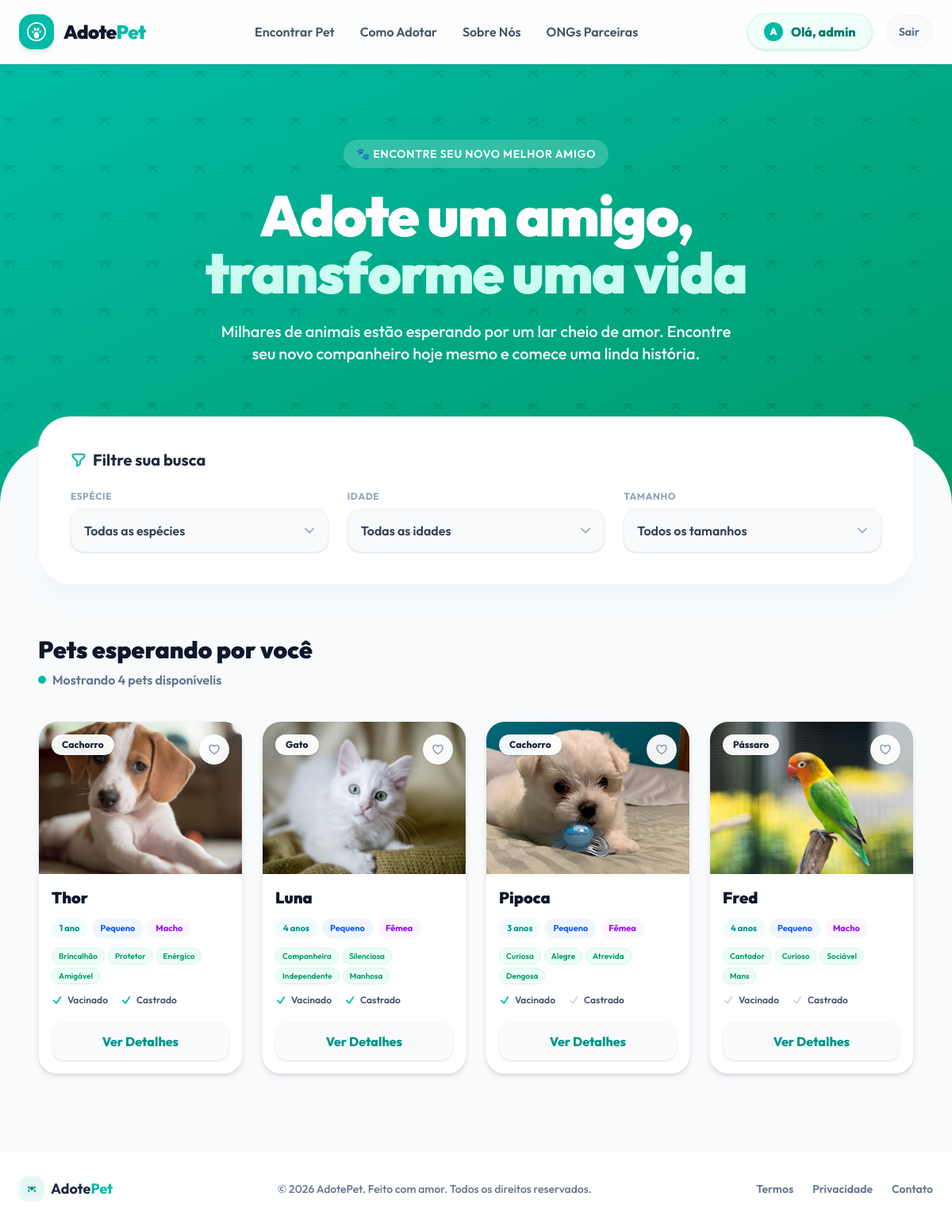
The app's page / (signed in) with its own data.
### adocoes/models.py (models this page shows, shortened)
class Animal(models.Model):
    TAMANHO_CHOICES = [
        ('Pequeno', 'Pequeno'),
        ('Médio', 'Médio'),
        ('Grande', 'Grande'),
    ]
    SEXO_CHOICES = [
        ('Macho', 'Macho'),
        ('Fêmea', 'Fêmea'),
    ]
    ESPECIE_CHOICES = [
        ('Cachorro', 'Cachorro'),
        ('Gato', 'Gato'),
        ('Pássaro', 'Pássaro'),
        ('Outros', 'Outros'),
    ]
    IDADE_CATEGORIA_CHOICES = [
        ('Filhote', 'Filhote'),
        ('Jovem', 'Jovem'),
        ('Adulto', 'Adulto'),
        ('Sênior', 'Sênior'),
    ]
    nome = models.CharField(max_length=100, verbose_name="Nome")
    especie = models.CharField(max_length=20, choices=ESPECIE_CHOICES, default='Cachorro', verbose_name="Espécie")
    foto = models.ImageField(upload_to='animais/', verbose_name="Foto")
    idade = models.PositiveIntegerField(verbose_name="Idade")
    idade_categoria = models.CharField(max_length=20, choices=IDADE_CATEGORIA_CHOICES, default='Adulto', verbose_name="Categoria de Idade")
    tamanho = models.CharField(max_length=10, choices=TAMANHO_CHOICES, verbose_name="Tamanho")
    sexo = models.CharField(max_length=10, choices=SEXO_CHOICES, verbose_name="Sexo")
    caracteristicas = models.TextField(verbose_name="Características", help_text="Ex: Carinhoso, Brincalhão, Obediente")
    descricao = models.TextField(verbose_name="Descrição")
    vacinado = models.BooleanField(default=False, verbose_name="Vacinado")
    castrado = models.BooleanField(default=False, verbose_name="Castrado")
    def caracteristicas_list(self):
        if self.caracteristicas:
            return [c.strip() for c in self.caracteristicas.split(',') if c.strip()]
        return []
    class Meta:
        verbose_name = "Animal"
        verbose_name_plural = "Animais"

### adocoes/views.py (the view)
# urls.py: path('', views.home, name='home'),
def home(request):
    animais = Animal.objects.all()
    especie = request.GET.get('especie')
    idade_categoria = request.GET.get('idade_categoria')
    tamanho = request.GET.get('tamanho')
    if especie and especie != 'Todos':
        animais = animais.filter(especie__iexact=especie)
    if idade_categoria and idade_categoria != 'Todos':
        animais = animais.filter(idade_categoria__iexact=idade_categoria)
    if tamanho and tamanho != 'Todos':
        animais = animais.filter(tamanho__iexact=tamanho)
    favoritos = []
    if request.user.is_authenticated:
        favoritos = list(request.user.meus_interesses.values_list('animal_id', flat=True))
    context = {
        'animais': animais,
        'selected_especie': especie or 'Todos',
        'selected_idade': idade_categoria or 'Todos',
        'selected_tamanho': tamanho or 'Todos',
        'favoritos': favoritos,
    }
    return render(request, 'home.html', context)

### adocoes/templates/home.html (shortened to what this page needs)
{% extends 'base.html' %}
{% block content %}
<section class="bg-gradient-to-br from-teal-500 to-emerald-600 text-white pt-24 pb-40 px-6 md:px-12 text-center relative overflow-hidden">
    <div class="absolute inset-0 opacity-10 pointer-events-none">
    </div>
    <div class="max-w-4xl mx-auto relative z-10">
        <span class="inline-flex items-center gap-2 px-4 py-2 rounded-full bg-white/20 backdrop-blur-md text-sm font-semibold tracking-wider uppercase mb-6">
            🐾 Encontre seu novo melhor amigo
        </span>
        <h1 class="text-5xl md:text-7xl font-black tracking-tight leading-none mb-6">
            Adote um amigo,<br><span class="text-teal-100">transforme uma vida</span>
        </h1>
        <p class="text-lg md:text-xl text-teal-50 max-w-2xl mx-auto mb-8 font-medium">
            Milhares de animais estão esperando por um lar cheio de amor.
            Encontre seu novo companheiro hoje mesmo e comece uma linda história.
        </p>
    </div>
</section>
<section class="relative z-20 bg-[#F8FAFC] rounded-t-[3.5rem] md:rounded-t-[5rem] -mt-24 pt-16 pb-24 px-4 md:px-12 border-t border-slate-100/50">
    <div class="max-w-7xl mx-auto">
        <div class="bg-white p-6 md:p-10 rounded-[2.5rem] shadow-xl shadow-slate-100 border border-slate-100/80 -mt-24 relative z-30 mb-16">
            <h2 class="text-xl font-bold text-slate-800 mb-6 flex items-center gap-2">
                <span>Filtre sua busca</span>
            </h2>
            <form id="filter-form" method="GET" action="{% url 'home' %}" class="grid grid-cols-1 md:grid-cols-3 gap-6">
                <div class="relative">
                    <label class="block text-xs font-bold text-slate-400 uppercase tracking-wider mb-2">Espécie</label>
                    <div class="relative">
                        <select name="especie" class="w-full appearance-none bg-slate-50 border border-slate-100 text-slate-700 px-4 py-3.5 rounded-2xl focus:ring-2 focus:ring-teal-500 focus:bg-white transition-all outline-none cursor-pointer font-semibold shadow-sm">
                            <option value="Todos" {% if selected_especie == 'Todos' %}selected{% endif %}>Todas as espécies</option>
                        </select>
                        <div class="absolute right-4 top-1/2 -translate-y-1/2 pointer-events-none text-slate-400">
                        </div>
                    </div>
                </div>
                <div class="relative">
                    <label class="block text-xs font-bold text-slate-400 uppercase tracking-wider mb-2">Idade</label>
                    <div class="relative">
                        <select name="idade_categoria" class="w-full appearance-none bg-slate-50 border border-slate-100 text-slate-700 px-4 py-3.5 rounded-2xl focus:ring-2 focus:ring-teal-500 focus:bg-white transition-all outline-none cursor-pointer font-semibold shadow-sm">
                            <option value="Todos" {% if selected_idade == 'Todos' %}selected{% endif %}>Todas as idades</option>
                        </select>
                        <div class="absolute right-4 top-1/2 -translate-y-1/2 pointer-events-none text-slate-400">
                        </div>
                    </div>
                </div>
                <div class="relative">
                    <label class="block text-xs font-bold text-slate-400 uppercase tracking-wider mb-2">Tamanho</label>
                    <div class="relative">
                        <select name="tamanho" class="w-full appearance-none bg-slate-50 border border-slate-100 text-slate-700 px-4 py-3.5 rounded-2xl focus:ring-2 focus:ring-teal-500 focus:bg-white transition-all outline-none cursor-pointer font-semibold shadow-sm">
                            <option value="Todos" {% if selected_tamanho == 'Todos' %}selected{% endif %}>Todos os tamanhos</option>
                        </select>
                        <div class="absolute right-4 top-1/2 -translate-y-1/2 pointer-events-none text-slate-400">
                        </div>
                    </div>
                </div>
            </form>
        </div>
        <div class="flex flex-col md:flex-row md:items-end justify-between mb-10 gap-4">
            <div>
                <h3 class="text-3xl font-black text-slate-900 mb-2">Pets esperando por você</h3>
                <p class="text-slate-500 font-semibold flex items-center gap-2">
                    <span class="inline-block w-2.5 h-2.5 bg-teal-500 rounded-full animate-pulse"></span>
                    <span>Mostrando {{ animais.count }} pet{{ animais.count|pluralize:"s" }} disponível{{ animais.count|pluralize:"is" }}</span>
                </p>
            </div>
        </div>
        <div id="animals-grid">
            {% if animais %}
                <div class="grid grid-cols-1 sm:grid-cols-2 md:grid-cols-3 lg:grid-cols-4 gap-6">
                {% for animal in animais %}
                    <div class="bg-white rounded-3xl overflow-hidden shadow-md hover:shadow-xl hover:-translate-y-1 transition-all duration-300 border border-slate-100 flex flex-col group">
                        <div class="relative h-48 overflow-hidden bg-slate-100">
                            {% if animal.foto %}
                                <img src="{{ animal.foto.url }}" alt="{{ animal.nome }}" class="w-full h-full object-cover group-hover:scale-105 transition-transform duration-500">
                            {% else %}
                                <div class="w-full h-full flex items-center justify-center text-slate-400 font-bold bg-slate-200">
                                    Sem Foto
                                </div>
                            {% endif %}
                            <div class="absolute top-4 left-4 bg-white/95 backdrop-blur-sm px-3 py-1 rounded-full text-xs font-extrabold text-slate-800 shadow-sm border border-slate-100/50">
                                {{ animal.especie }}
                            </div>
                            <button class="absolute top-4 right-4 {% if animal.id in favoritos %}bg-teal-500 text-white{% else %}bg-white/95 text-slate-400{% endif %} backdrop-blur-sm p-2.5 rounded-full hover:scale-110 transition-all shadow-sm border border-slate-100/50 btn-favoritar" data-id="{{ animal.id }}">
                                <svg xmlns="http://www.w3.org/2000/svg" fill="{% if animal.id in favoritos %}currentColor{% else %}none{% endif %}" viewBox="0 0 24 24" stroke-width="2.5" stroke="currentColor" class="w-4 h-4">
                                    <path stroke-linecap="round" stroke-linejoin="round" d="M21 8.25c0-2.485-2.099-4.5-4.688-4.5-1.935 0-3.597 1.126-4.312 2.733-.715-1.607-2.377-2.733-4.313-2.733C5.1 3.75 3 5.765 3 8.25c0 7.22 9 12 9 12s9-4.78 9-12Z" />
                                </svg>
                            </button>
                        </div>
                        <div class="p-4 flex flex-col flex-grow space-y-3">
                            <h4 class="text-xl font-black text-slate-900 group-hover:text-teal-600 transition-colors">
                                {{ animal.nome }}
                            </h4>
                            <div class="flex flex-wrap gap-1.5">
                                <span class="px-2.5 py-1 text-[11px] font-bold rounded-xl bg-teal-50 text-teal-600">{{ animal.idade }} ano{{ animal.idade|pluralize }}</span>
                                <span class="px-2.5 py-1 text-[11px] font-bold rounded-xl bg-blue-50 text-blue-600">{{ animal.tamanho }}</span>
                                <span class="px-2.5 py-1 text-[11px] font-bold rounded-xl bg-purple-50 text-purple-600">{{ animal.sexo }}</span>
                            </div>
                            {% if animal.caracteristicas_list %}
                                <div class="flex flex-wrap gap-1">
                                    {% for caracteristica in animal.caracteristicas_list %}
                                        <span class="px-2 py-0.5 text-[10px] font-semibold rounded-full bg-emerald-50 text-emerald-600 border border-emerald-100">
                                            {{ caracteristica }}
                                        </span>
                                    {% endfor %}
                                </div>
                            {% endif %}
                            <div class="flex gap-4 text-xs font-semibold text-slate-600">
                                <div class="flex items-center gap-1.5">
                                    <svg xmlns="http://www.w3.org/2000/svg" fill="none" viewBox="0 0 24 24" stroke-width="3" stroke="currentColor" class="w-3.5 h-3.5 {% if animal.vacinado %}text-teal-500{% else %}text-slate-300{% endif %}">
                                        <path stroke-linecap="round" stroke-linejoin="round" d="m4.5 12.75 6 6 9-13.5" />
                                    </svg>
                                    <span>Vacinado</span>
                                </div>
                                <div class="flex items-center gap-1.5">
                                    <svg xmlns="http://www.w3.org/2000/svg" fill="none" viewBox="0 0 24 24" stroke-width="3" stroke="currentColor" class="w-3.5 h-3.5 {% if animal.castrado %}text-teal-500{% else %}text-slate-300{% endif %}">
                                        <path stroke-linecap="round" stroke-linejoin="round" d="m4.5 12.75 6 6 9-13.5" />
                                    </svg>
                                    <span>Castrado</span>
                                </div>
                            </div>
                            <div class="mt-auto pt-2">
                                <a href="{% url 'detalhe' animal.id %}" class="block text-center w-full py-3 bg-slate-50 hover:bg-teal-500 hover:text-white text-teal-600 font-extrabold rounded-2xl transition-all shadow-sm hover:shadow-md hover:shadow-teal-100">
                                    Ver Detalhes
                                </a>
                            </div>
                        </div>
                    </div>
                {% endfor %}
                </div>
            </div>
        {% endif %}
        </div>
</section>
{% endblock %}

### adocoes/templates/base.html (shortened to what this page needs)
<!DOCTYPE html>
<html lang="pt-br">
<head>
    <script src="https://cdn.jsdelivr.net/npm/@tailwindcss/browser@4"></script>
</head>
<body class="bg-[#F8FAFC] text-slate-800 min-h-screen flex flex-col pt-20">
    <nav class="fixed top-0 left-0 right-0 z-50 bg-white/80 backdrop-blur-md border-b border-slate-100 shadow-sm">
        <div class="max-w-7xl mx-auto px-6 h-20 flex items-center justify-between">
            <a href="{% url 'home' %}" class="flex items-center gap-3 group">
                <div class="bg-teal-500 text-white p-2.5 rounded-2xl group-hover:scale-105 transition-transform shadow-md shadow-teal-150">
                </div>
                <span class="text-2xl font-black tracking-tight text-slate-900">
                    Adote<span class="text-teal-500">Pet</span>
                </span>
            </a>
            <div class="hidden md:flex items-center gap-8 font-semibold text-slate-600">
                <a href="{% url 'home' %}" class="hover:text-teal-500 transition-colors">Encontrar Pet</a>
                <a href="{% url 'como-adotar' %}" class="hover:text-teal-500 transition-colors">Como Adotar</a>
                <a href="{% url 'sobre-nos' %}" class="hover:text-teal-500 transition-colors">Sobre Nós</a>
                <a href="{% url 'ongs-parceiras' %}" class="hover:text-teal-500 transition-colors">ONGs Parceiras</a>
            </div>
            <div class="flex items-center gap-4">
                {% if user.is_authenticated %}
                    <a href="{% url 'perfil' %}" class="flex items-center gap-2.5 px-5 py-2.5 bg-teal-50 border border-teal-100 text-teal-700 font-extrabold rounded-full transition-all hover:bg-teal-100/50 shadow-sm">
                        <div class="w-6 h-6 rounded-full bg-teal-500 text-white flex items-center justify-center text-xs font-black">
                            {{ user.first_name|slice:":1"|upper|default:user.username|slice:":1"|upper }}
                        </div>
                        <span>Olá, {{ user.first_name|default:user.username|truncatechars:12 }}</span>
                    </a>
                    <a href="{% url 'logout' %}" class="px-4 py-2.5 bg-slate-50 hover:bg-rose-50 text-slate-500 hover:text-rose-600 font-bold rounded-full border border-slate-100 hover:border-rose-100 transition-all text-sm">
                        Sair
                    </a>
                {% endif %}
            </div>
        </div>
    </nav>
    <main class="flex-grow">
        {% block content %}
        {% endblock %}
    </main>
    <footer class="bg-white border-t border-slate-100 py-8">
        <div class="max-w-7xl mx-auto px-6 flex flex-col md:flex-row items-center justify-between gap-4">
            <div class="flex items-center gap-2">
                <div class="bg-teal-500/10 text-teal-600 p-1.5 rounded-xl">
                </div>
                <span class="text-lg font-bold text-slate-800">Adote<span class="text-teal-500">Pet</span></span>
            </div>
            <p class="text-sm text-slate-500 font-medium text-center md:text-left">
                &copy; 2026 AdotePet. Feito com amor. Todos os direitos reservados.
            </p>
            <div class="flex gap-6 text-sm text-slate-500 font-semibold">
                <a href="#" class="hover:text-teal-500 transition-colors">Termos</a>
                <a href="#" class="hover:text-teal-500 transition-colors">Privacidade</a>
                <a href="#" class="hover:text-teal-500 transition-colors">Contato</a>
            </div>
        </div>
    </footer>
</body>
</html>

### adocoes/templates/base.html (style rules this page uses)
body { font-family: 'Outfit', sans-serif; }

### records on screen
Animal: foto (picture), especie "Cachorro", nome "Thor", idade "1", tamanho "Pequeno", sexo "Macho", caracteristicas_list "Brincalhão" "Protetor" "Enérgico" "Amigável", vacinado True (drawn), castrado True (drawn)
Animal: foto (picture), especie "Gato", nome "Luna", idade "4", tamanho "Pequeno", sexo "Fêmea", caracteristicas_list "Companheira" "Silenciosa" "Independente" "Manhosa", vacinado True (drawn), castrado True (drawn)
Animal: foto (picture), especie "Cachorro", nome "Pipoca", idade "3", tamanho "Pequeno", sexo "Fêmea", caracteristicas_list "Curiosa" "Alegre" "Atrevida" "Dengosa", vacinado True (drawn), castrado False (drawn)
Animal: foto (picture), especie "Pássaro", nome "Fred", idade "4", tamanho "Pequeno", sexo "Macho", caracteristicas_list "Cantador" "Curioso" "Sociável" "Mans", vacinado False (drawn), castrado False (drawn)

### other values on screen
{{ user.first_name|default:user.username|truncatechars:12 }} "admin"
{{ animais.count }} "4"
